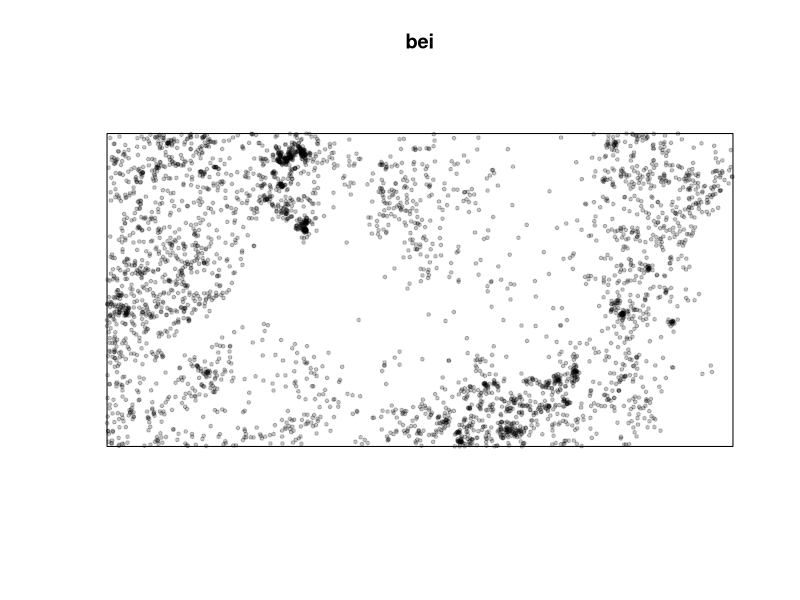
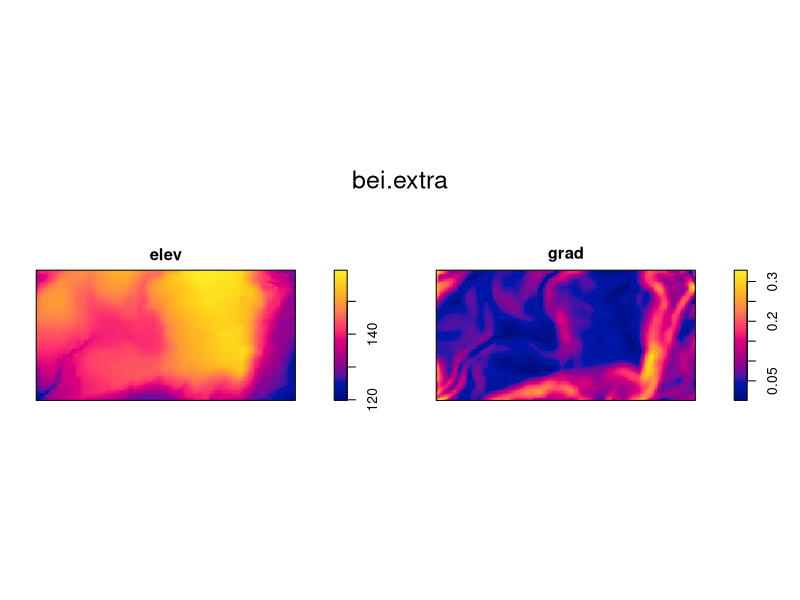
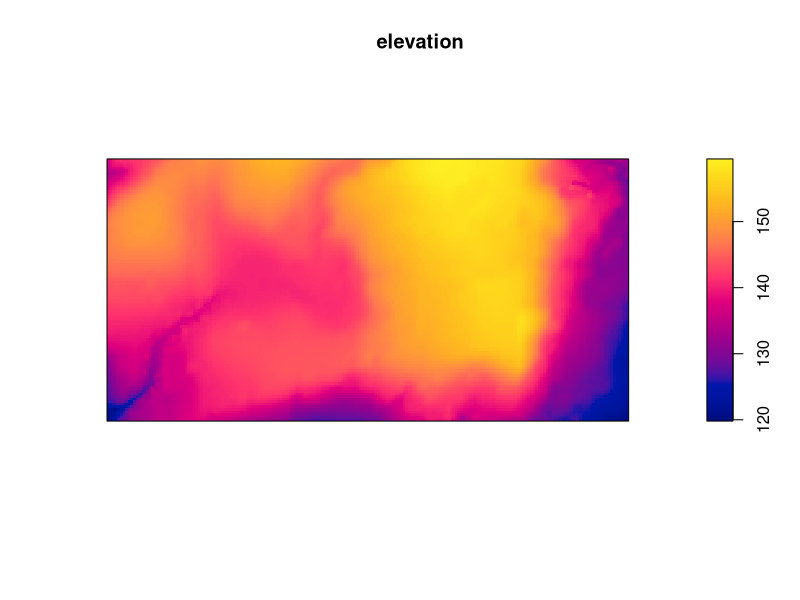
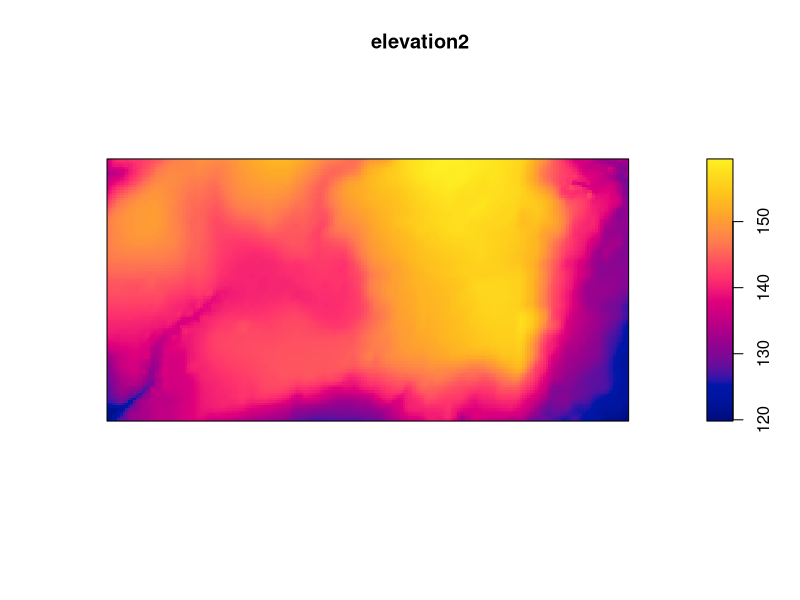
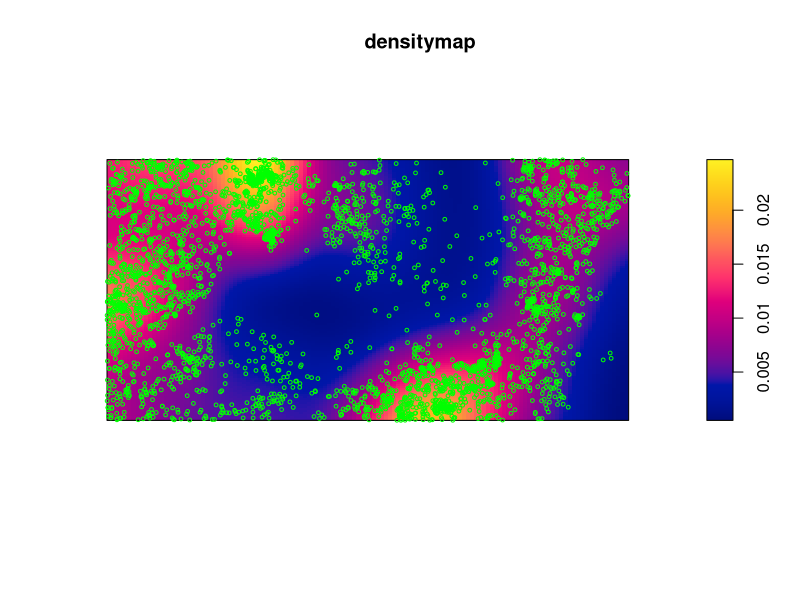

Source code (R) for these figures, in order:
### Population Density ###

#Install packages necessary to calculate the density of individuals in populations
# install.packages("spatstat") --> put in comment to avoid furthuer downloading

# Opening Spatstat package on R
library(spatstat)

## Bei

# Open dataset Bei (coordinate in space)
bei
  # Plot bei data with desired visual appearance
plot(bei, pch=19, cex=0.5)

  # Open bei.extra which has covariate data (composed of images of elevation and slope elevation-grad )
bei.extra
  # Plot bei.extra
plot(bei.extra)

#elevation
  #extract only elevation data of bei.extra by creating a new object for it ($ is symbol for link)
elevation <- bei.extra$elev
    # or by extrating first image dataset/image from bei.extra
elevation2 <- bei.extra[[1]]
  # Plot elevation and elevation2 --> will give same graph
plot(elevation)
plot(elevation2)

# Density map of bei data starting from individual points 
    #with function density() inside spatstat package
densitymap <- density(bei)
densitymap #data is in pixels/raster rather than points due to density function
plot(densitymap)

#Show map of density AND original points of trees
points(bei, cex=0.5, col="green")
